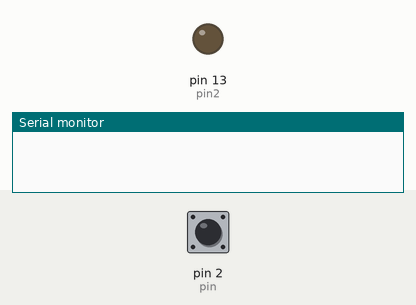
Simulated run of this sketch. Board: Arduino Uno, built with avr-gcc and run on an emulated ATmega328P. Shown: output pins drawn as LEDs (lit = HIGH), the last lines printed to the serial monitor. The test bench sets the inputs (shaded band); at power-on: pin 2 (pin) HIGH.

Above: at 1.2 s.
1.3 s: pin 2 (pin) pulled LOW for 3.2 s
At 5.0 s:
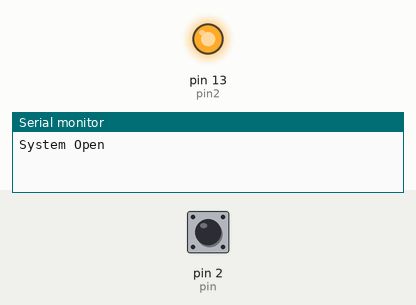
6.0 s: pin 2 (pin) pulled LOW for 0.15 s
Timing chart, 0 to 9.0 s (numbered marks = the images above; inputs shaded):
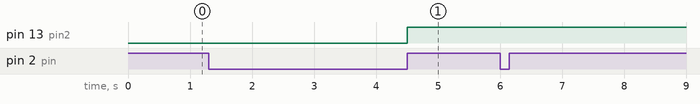

Measured:
- after the input at 1.3 s, pin 13 (pin2): LOW → HIGH after 3.2 s

The sketch:

sketch_jul11a.ino
```cpp
const int pin = 2;  // 开关引脚
const int pin2 = 13;  // 电路部分正向电压引脚
const float V_all = 5.0;  // 最大电压
int flag = 1;   // 控制系统开关

void setup()
{
  Serial.begin(9600);
  pinMode(pin,  INPUT_PULLUP);  //设置引脚为内部上拉输入模式
  pinMode(pin2, OUTPUT);  // 控制电压
}

void loop()
{
  /* 开关部分，控制开关 */
  float time= pulseIn(pin, LOW,60000000)/1000;  // 计算按下时间
  if(time > 1000) // 长按进入系统开关控制部分
  {
    if(flag == 1) // 打开
    {
      flag = 0;
      digitalWrite(pin2, HIGH);
      Serial.println("System Open\n");
    }

    else  // 关闭
    {
      flag = 1;
      digitalWrite(pin2, LOW);
      Serial.println("System Close");
    }

  }

  /* 系统打开期间，计算各部分电压 */
  else if(digitalRead(pin2) == HIGH)
  {
    /* 串口输出按下开关的时间 */
    Serial.print("Pressing time = ");
    Serial.print(time);
    Serial.println("ms");


    /* 输出定值电阻两端电压U1 */
    float V1 = analogRead(A0);
    float vol = V1*(5.0 / 1023.0);
    Serial.print("U1 = ");
    Serial.print(vol);
    Serial.println(" V");

    /* 输出编组去接入部分两端电压 */
    Serial.print("U2 = ");
    Serial.print(V_all - vol);
    Serial.println(" V\n");
  }
}
```
